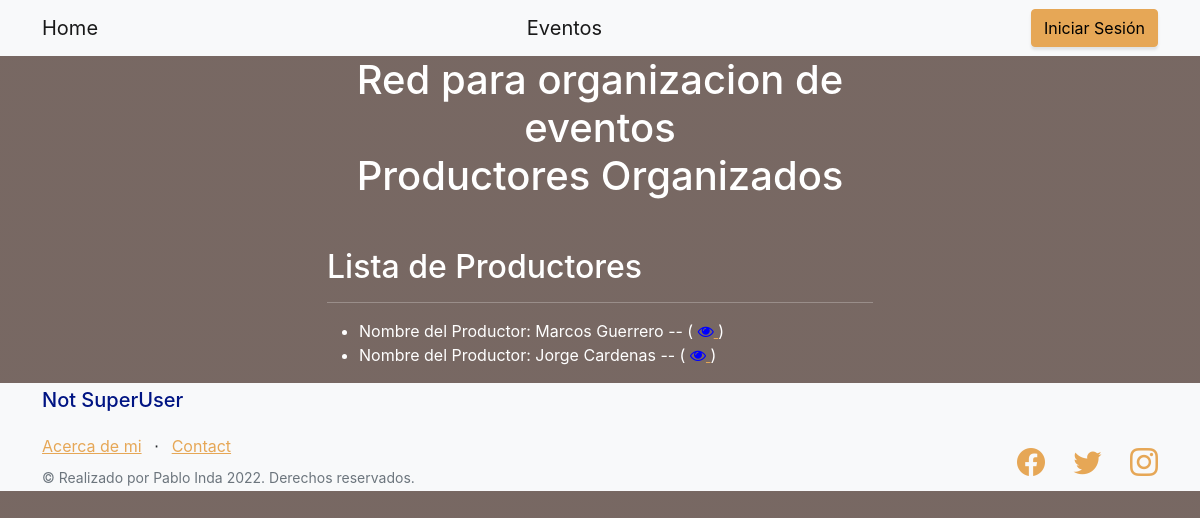
Before: /productor/productor with the older database file.
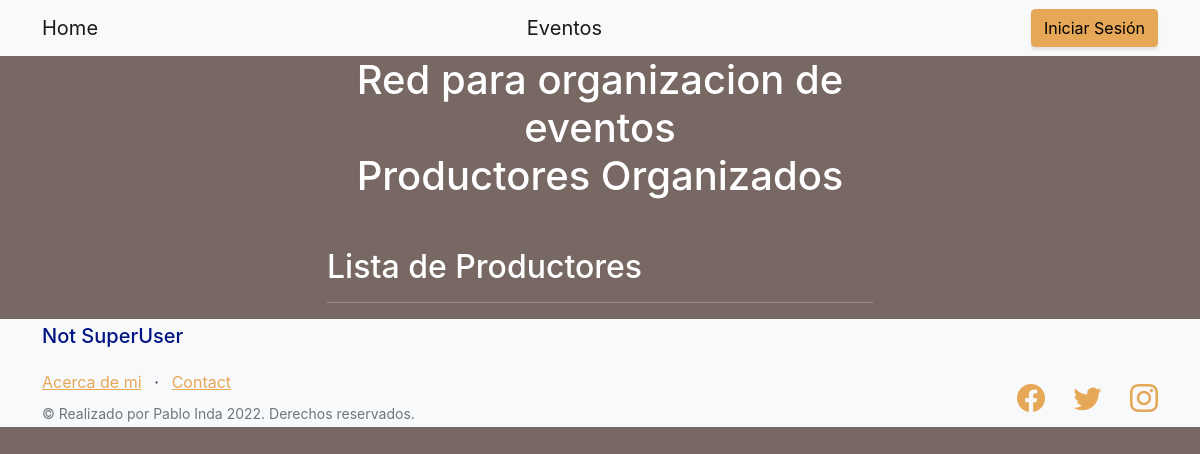
After: the same page with the newer database file.
### productor/models.py (models this page shows)
class Productor(models.Model):
    name = models.CharField(max_length=40)
    last_name = models.CharField(max_length=40)
    cuil = models.IntegerField()
    email = models.EmailField()
    def __str__(self):
        return f'Nombre del Productor: {self.name} {self.last_name} -- '

### productor/views.py (the view)
# urls.py: path('productor', views.ProductorListView.as_view(), name='productor-list'),
class ProductorListView(ListView):
    model = Productor
    template_name = "productor/productor_list.html"

### productor/templates/productor/productor_list.html (shortened to what this page needs)
{% extends "home/index.html" %}
{% load static %}
{% block entregafinal_content %}
<h2>Lista de Productores</h2>
<hr></hr>
<ul>
    {% for productor in productor_list %}
    <li>
        {{productor}}
        (
            <a href="{% url 'productor:productor-detail' productor.id %}">
                <i class="fa fa-eye" style="color: rgb(0, 0, 255);"> </i>
            </a>
        )
    </li>
    {% endfor %}
</ul>
{% endblock %}

Changed rows visible on the page:
removed Productor: name+last_name "Nombre del Productor: Marcos Guerrero --"
removed Productor: name+last_name "Nombre del Productor: Jorge Cardenas --"
